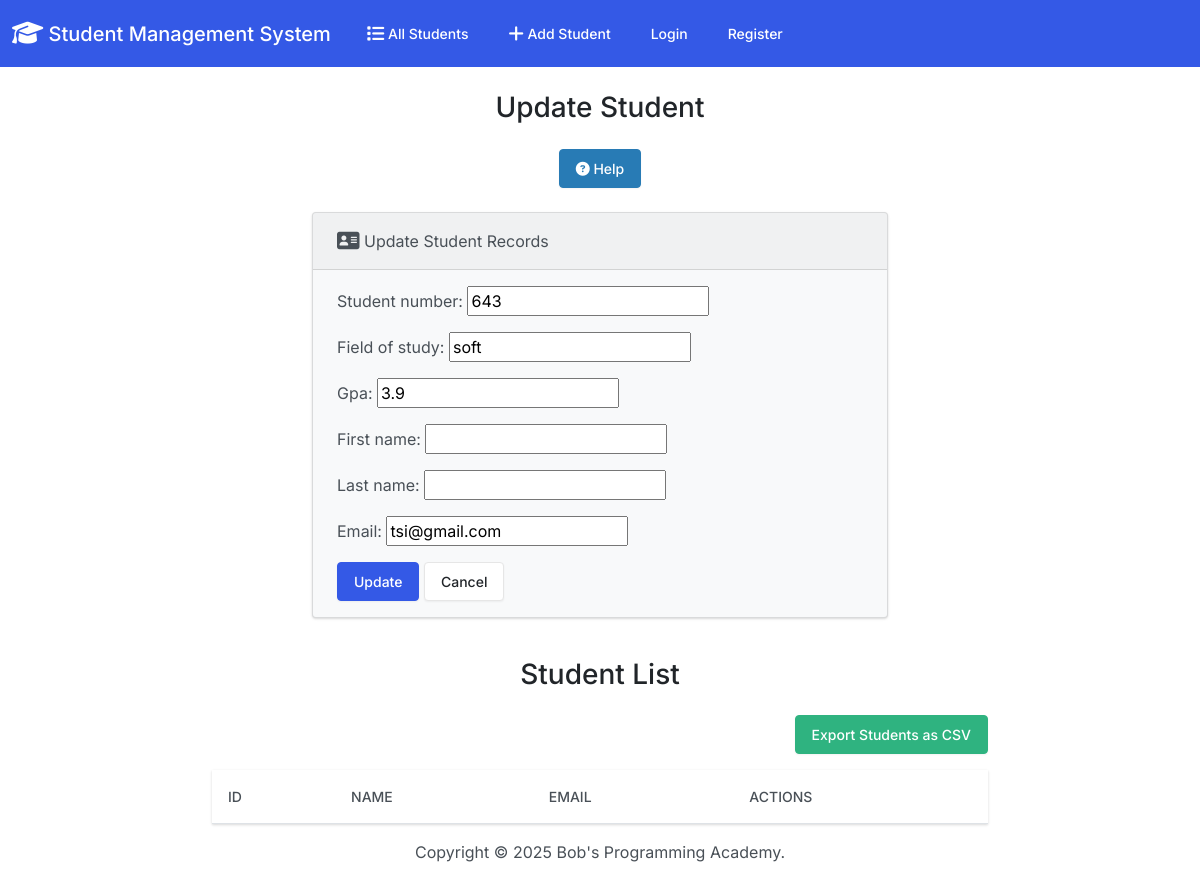
Page /edit/1/ on the committed database.
### students/models.py (models this page shows, shortened)
class Student(models.Model):
    user = models.OneToOneField(CustomUser, on_delete=models.CASCADE, related_name='student')
    student_number = models.CharField(max_length=20, unique=True)
    field_of_study = models.CharField(max_length=100)
    gpa = models.FloatField()

class CustomUser(AbstractUser):
    ROLE_CHOICES = (
        ('teacher', 'Teacher'),
        ('student', 'Student'),
    )
    role = models.CharField(max_length=10, choices=ROLE_CHOICES, default='student')

### students/views.py (the view)
# urls.py: path('edit/<int:id>/', views.edit, name='edit'),
def edit(request, id):
    student = get_object_or_404(Student, pk=id)
    if request.method == 'POST':
        form = StudentForm(request.POST, instance=student)
        if form.is_valid():
            form.save()
            return render(request, 'students/edit.html', {
                'form': form,
                'success': True
            })
    else:
        form = StudentForm(instance=student)
    return render(request, 'students/edit.html', {
        'form': form
    })

### students/forms.py (shortened to what this page needs)
class StudentForm(forms.ModelForm):
    first_name = forms.CharField(max_length=150)
    last_name = forms.CharField(max_length=150)
    email = forms.EmailField()
    class Meta:
        model = Student
        fields = ['student_number', 'field_of_study', 'gpa']  # Removed first_name, last_name, email here
    def __init__(self, *args, **kwargs):
        super().__init__(*args, **kwargs)
        if self.instance and self.instance.user:
            self.fields['first_name'].initial = self.instance.user.first_name
            self.fields['last_name'].initial = self.instance.user.last_name
            self.fields['email'].initial = self.instance.user.email

### django_project/students/templates/students/edit.html (shortened to what this page needs)
{% extends "students/base.html" %}
{% block body %}
  <h3 class="text-center m-4">Update Student</h3>
  <div class="text-center mb-4">
    <a href="{% url 'help' %}" class="btn btn-info">
      <i class="fa-solid fa-question-circle"></i> Help
    </a>
  </div>
  {% if success %}
    <div class="alert alert-success" role="alert">
      The student updated successfully.
      <a href="{% url 'index' %}" class="alert-link">Go to Home Page.</a>
    </div>
  {% else %}
    <div class="row justify-content-center">
      <div class="col-6">
        <div class="card bg-light mb-3">
          <div class="card-header">
            <i class="fa-solid fa-address-card fa-lg"></i> Update Student Records
          </div>
          <div class="card-body">
            <form action="{% url 'update' student.id %}" method="POST">
              {{ form.as_p }}
              <button type="submit" class="btn btn-primary">Update</button>
              <a href="{% url 'index' %}" class="btn btn-secondary">Cancel</a>
            </form>
          </div>
        </div>
      </div>
    </div>
  {% endif %}
  <h3 class="text-center m-4">Student List</h3>
  <div class="row justify-content-center mb-3">
    <div class="col-8 text-end">
      <a href="{% url 'export_students' %}" class="btn btn-success" data-bs-toggle="tooltip" data-bs-placement="top" title="Download the list of students as a CSV file">Export Students as CSV</a>
    </div>
  </div>
  <div class="row justify-content-center">
    <div class="col-8">
      <table class="table table-striped">
        <thead>
          <tr>
            <th>ID</th>
            <th>Name</th>
            <th>Email</th>
            <th>Actions</th>
          </tr>
        </thead>
      </table>
    </div>
  </div>
{% endblock %}

### rows in the picture
Student: student_number "643", field_of_study "soft", gpa "3.9"
CustomUser: email "tsi@gmail.com"
